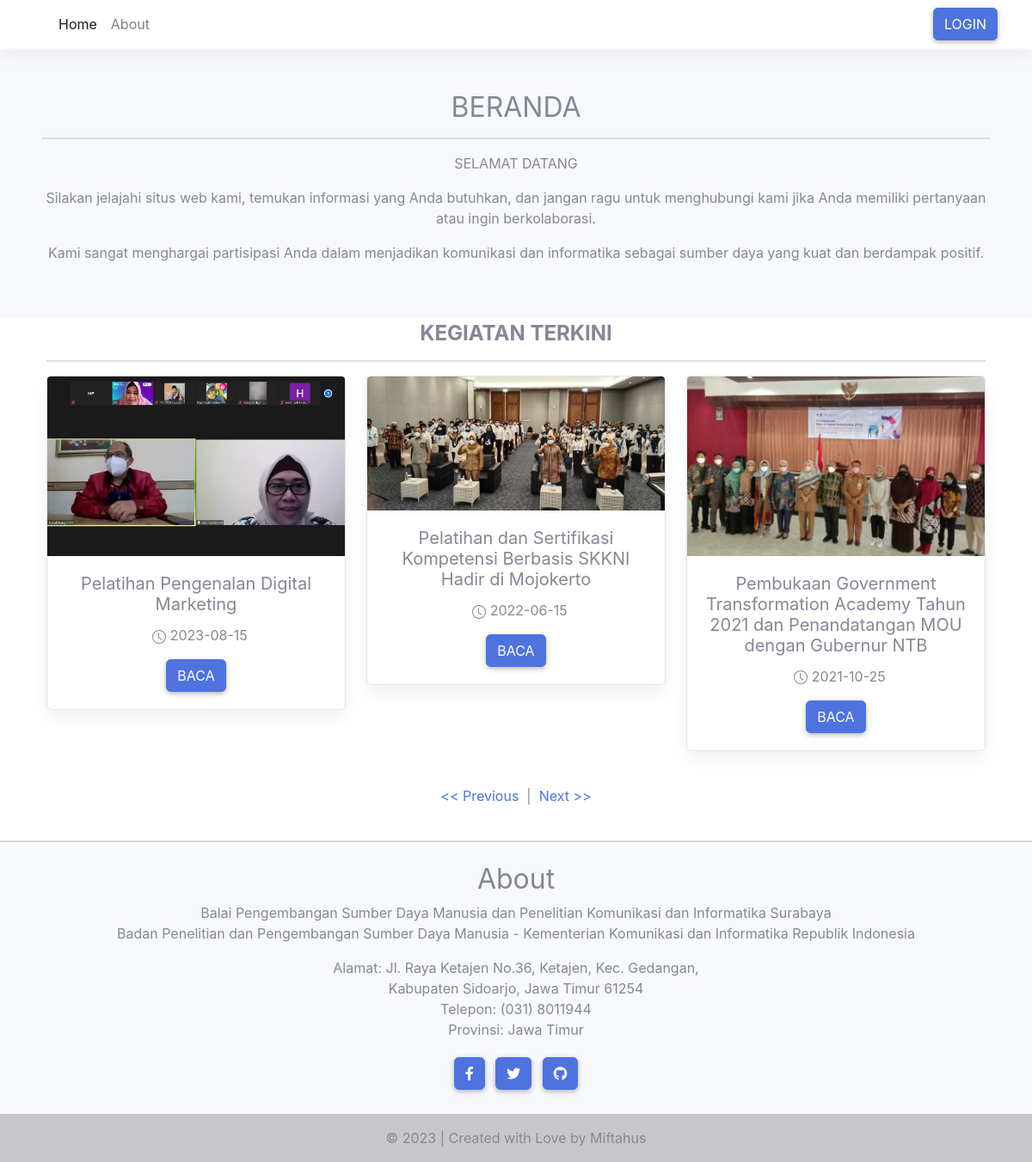
The page / on the database its author committed.
### tables this page shows
CREATE TABLE `kegiatan` (
  `id_kegiatan` int(11) NOT NULL,
  `nama_kegiatan` varchar(255) NOT NULL,
  `desc_kegiatan` longtext NOT NULL,
  `tgl_kegiatan` date NOT NULL,
  `foto_kegiatan` varchar(255) NOT NULL
);

### index.php (the view, shortened to what this page needs)
<!DOCTYPE html>
<html lang="en">
  <head>
    <link
      rel="stylesheet"
      href="https://use.fontawesome.com/releases/v5.11.2/css/all.css"
    />
    <link rel="stylesheet" href="css/mdb.min.css" />
    <link rel="stylesheet" href="css/style.css" />
    <link rel="stylesheet" href="css/sb-admin-2.css" />
  </head>
  <body>
    <header>
      <nav class="navbar navbar-expand-lg navbar-light bg-white fixed-top">
        <div class="container-fluid">
          <a class="navbar-brand" href="#">
          </a>
          <div class="collapse navbar-collapse" id="navbarExample01">
            <ul class="navbar-nav me-auto mb-2 mb-lg-0">
              <li class="nav-item active">
                <a class="nav-link" aria-current="page" href="#">Home</a>
              </li>
              <li class="nav-item">
                <a class="nav-link" href="#about" rel="nofollow">About</a>
              </li>
            </ul>
            <ul class="navbar-nav d-flex flex-row">
              <a href="login.php">
                <button role="button" class="btn btn-primary">Login</button>
              </a>
            </ul>
          </div>
        </div>
      </nav>
      <div id="intro" class="p-5 text-center bg-light">
        <h1 class="mb-3 h2">BERANDA</h1>
        <hr />
        <p><span class="shaking-text">SELAMAT DATANG</span></p>
        <p>
          Silakan jelajahi situs web kami, temukan informasi yang Anda butuhkan,
          dan jangan ragu untuk menghubungi kami jika Anda memiliki pertanyaan
          atau ingin berkolaborasi.
        </p>
        <p>
          Kami sangat menghargai partisipasi Anda dalam menjadikan komunikasi
          dan informatika sebagai sumber daya yang kuat dan berdampak positif.
        </p>
      </div>
    </header>
    <main class="my-1">
      <div class="container">
        <section class="text-center">
          <h4 class="mb-1"><strong>KEGIATAN TERKINI</strong></h4>
          <hr />
          <div class="row">
            <?php
        include 'koneksi.php';
         $kegiatan = mysqli_query($host, "SELECT * FROM `kegiatan` ORDER BY tgl_kegiatan desc;");
        foreach ($kegiatan as $row) {
          echo '
            <div class="col-lg-4 col-md-12 mb-2">
              <div class="card content">
                <div class="bg-image hover-overlay ripple" data-mdb-ripple-color="light">
                  <img src="'.$row["foto_kegiatan"].'" class="img-fluid" />
                  <a href="page.php?id='.$row["id_kegiatan"].'">
                    <div class="mask" style="background-color: rgba(251, 251, 251, 0.15);"></div>
                  </a>
                </div>
                <div class="card-body">
                  <h5 class="card-title">'.$row["nama_kegiatan"].'</h5>
                  <p class="text-center"><i>&nbsp;&nbsp;<svg xmlns="http://www.w3.org/2000/svg" width="16" height="16" fill="currentColor" class="bi bi-clock" viewBox="0 0 16 16">
              <path d="M8 3.5a.5.5 0 0 0-1 0V9a.5.5 0 0 0 .252.434l3.5 2a.5.5 0 0 0 .496-.868L8 8.71V3.5z"/>
              <path d="M8 16A8 8 0 1 0 8 0a8 8 0 0 0 0 16zm7-8A7 7 0 1 1 1 8a7 7 0 0 1 14 0z"/>
            </svg></i>&nbsp;'.$row["tgl_kegiatan"].'</p>
                  <a href="page.php?id='.$row["id_kegiatan"].'" class="btn btn-primary">Baca</a>
                </div>
              </div>
            </div>';
          }
          ?>
          </div>
        </section>
        <nav class="my-4" aria-label="...">
          <div class="pagination justify-content-center">
            <a href="#" class="prev-page"><< Previous&nbsp;&nbsp;</a>
            <p>|</p>
            <a href="#" class="next-page">&nbsp;&nbsp;Next >></a>
          </div>
        </nav>
      </div>
    </main>
    <footer class="bg-light text-lg-start">
      <hr class="m-0" />
      <div id="about" class="text-center py-4 align-items-center">
        <h2>About</h2>
        <p>
          Balai Pengembangan Sumber Daya Manusia dan Penelitian Komunikasi dan
          Informatika Surabaya <br />Badan Penelitian dan Pengembangan Sumber
          Daya Manusia - Kementerian Komunikasi dan Informatika Republik
          Indonesia
        </p>
        <p>
          Alamat: Jl. Raya Ketajen No.36, Ketajen, Kec. Gedangan,
          <br />Kabupaten Sidoarjo, Jawa Timur 61254
          <br />
          Telepon: (031) 8011944
          <br />
          Provinsi: Jawa Timur
        </p>
        <a class="btn btn-primary m-1" role="button" rel="nofollow">
          <i class="fab fa-facebook-f"></i>
        </a>
        <a class="btn btn-primary m-1" role="button" rel="nofollow">
          <i class="fab fa-twitter"></i>
        </a>
        <a class="btn btn-primary m-1" role="button" rel="nofollow">
          <i class="fab fa-github"></i>
        </a>
      </div>
      <div class="text-center p-3" style="background-color: rgba(0, 0, 0, 0.2)">
        © 2023 | Created with Love by Miftahus
      </div>
    </footer>
  </body>
</html>

### index.php (style rules this page uses)
.content { display: none; }
.content.active { display: block; }
.shaking-text { display: inline-block; animation: shake 5s infinite; }
#intro { margin-top: 58px; }

### rows shown on the page
kegiatan: foto_kegiatan (picture), nama_kegiatan "Pelatihan Pengenalan Digital Marketing", tgl_kegiatan "2023-08-15"
kegiatan: foto_kegiatan (picture), nama_kegiatan "Pelatihan dan Sertifikasi Kompetensi Berbasis SKKNI Hadir di Mojokerto", tgl_kegiatan "2022-06-15"
kegiatan: foto_kegiatan (picture), nama_kegiatan "Pembukaan Government Transformation Academy Tahun 2021 dan Penandatangan MOU dengan Gubernur NTB", tgl_kegiatan "2021-10-25"
